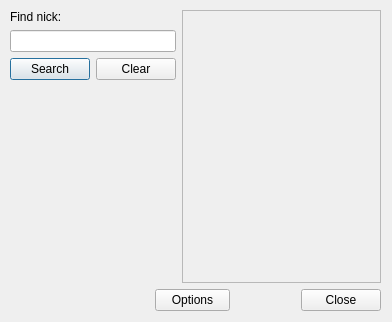
<?xml version="1.0" encoding="UTF-8"?>
<ui version="4.0">
 <class>uiFindNick</class>
 <widget class="QDialog" name="uiFindNick">
  <property name="geometry">
   <rect>
    <x>0</x>
    <y>0</y>
    <width>392</width>
    <height>322</height>
   </rect>
  </property>
  <property name="minimumSize">
   <size>
    <width>392</width>
    <height>322</height>
   </size>
  </property>
  <property name="maximumSize">
   <size>
    <width>392</width>
    <height>322</height>
   </size>
  </property>
  <property name="windowTitle">
   <string>Dialog</string>
  </property>
  <widget class="QWidget" name="verticalLayoutWidget_2">
   <property name="geometry">
    <rect>
     <x>10</x>
     <y>10</y>
     <width>371</width>
     <height>301</height>
    </rect>
   </property>
   <layout class="QVBoxLayout" name="verticalLayout_2">
    <item>
     <layout class="QHBoxLayout" name="horizontalLayout_3">
      <item>
       <layout class="QVBoxLayout" name="verticalLayout">
        <item>
         <widget class="QLabel" name="label_find_nick">
          <property name="text">
           <string>Find nick:</string>
          </property>
         </widget>
        </item>
        <item>
         <widget class="QLineEdit" name="lineEdit_search"/>
        </item>
        <item>
         <layout class="QHBoxLayout" name="horizontalLayout">
          <item>
           <widget class="QPushButton" name="pushButton_search">
            <property name="text">
             <string>Search</string>
            </property>
           </widget>
          </item>
          <item>
           <widget class="QPushButton" name="pushButton_clear">
            <property name="text">
             <string>Clear</string>
            </property>
           </widget>
          </item>
         </layout>
        </item>
        <item>
         <spacer name="verticalSpacer">
          <property name="orientation">
           <enum>Qt::Vertical</enum>
          </property>
          <property name="sizeHint" stdset="0">
           <size>
            <width>20</width>
            <height>40</height>
           </size>
          </property>
         </spacer>
        </item>
       </layout>
      </item>
      <item>
       <widget class="QListWidget" name="listWidget_nicks">
        <property name="enabled">
         <bool>false</bool>
        </property>
        <property name="editTriggers">
         <set>QAbstractItemView::NoEditTriggers</set>
        </property>
        <property name="sortingEnabled">
         <bool>true</bool>
        </property>
       </widget>
      </item>
     </layout>
    </item>
    <item>
     <layout class="QHBoxLayout" name="horizontalLayout_2">
      <item>
       <spacer name="horizontalSpacer">
        <property name="orientation">
         <enum>Qt::Horizontal</enum>
        </property>
        <property name="sizeHint" stdset="0">
         <size>
          <width>40</width>
          <height>20</height>
         </size>
        </property>
       </spacer>
      </item>
      <item>
       <widget class="QToolButton" name="toolButton_options">
        <property name="sizePolicy">
         <sizepolicy hsizetype="Fixed" vsizetype="Preferred">
          <horstretch>0</horstretch>
          <verstretch>0</verstretch>
         </sizepolicy>
        </property>
        <property name="minimumSize">
         <size>
          <width>75</width>
          <height>0</height>
         </size>
        </property>
        <property name="text">
         <string>Options</string>
        </property>
        <property name="popupMode">
         <enum>QToolButton::InstantPopup</enum>
        </property>
        <property name="toolButtonStyle">
         <enum>Qt::ToolButtonTextBesideIcon</enum>
        </property>
       </widget>
      </item>
      <item>
       <widget class="QDialogButtonBox" name="buttonBox">
        <property name="orientation">
         <enum>Qt::Horizontal</enum>
        </property>
        <property name="standardButtons">
         <set>QDialogButtonBox::Close</set>
        </property>
       </widget>
      </item>
     </layout>
    </item>
   </layout>
  </widget>
 </widget>
 <resources/>
 <connections>
  <connection>
   <sender>buttonBox</sender>
   <signal>accepted()</signal>
   <receiver>uiFindNick</receiver>
   <slot>accept()</slot>
   <hints>
    <hint type="sourcelabel">
     <x>248</x>
     <y>254</y>
    </hint>
    <hint type="destinationlabel">
     <x>157</x>
     <y>274</y>
    </hint>
   </hints>
  </connection>
  <connection>
   <sender>buttonBox</sender>
   <signal>rejected()</signal>
   <receiver>uiFindNick</receiver>
   <slot>reject()</slot>
   <hints>
    <hint type="sourcelabel">
     <x>316</x>
     <y>260</y>
    </hint>
    <hint type="destinationlabel">
     <x>286</x>
     <y>274</y>
    </hint>
   </hints>
  </connection>
 </connections>
</ui>
